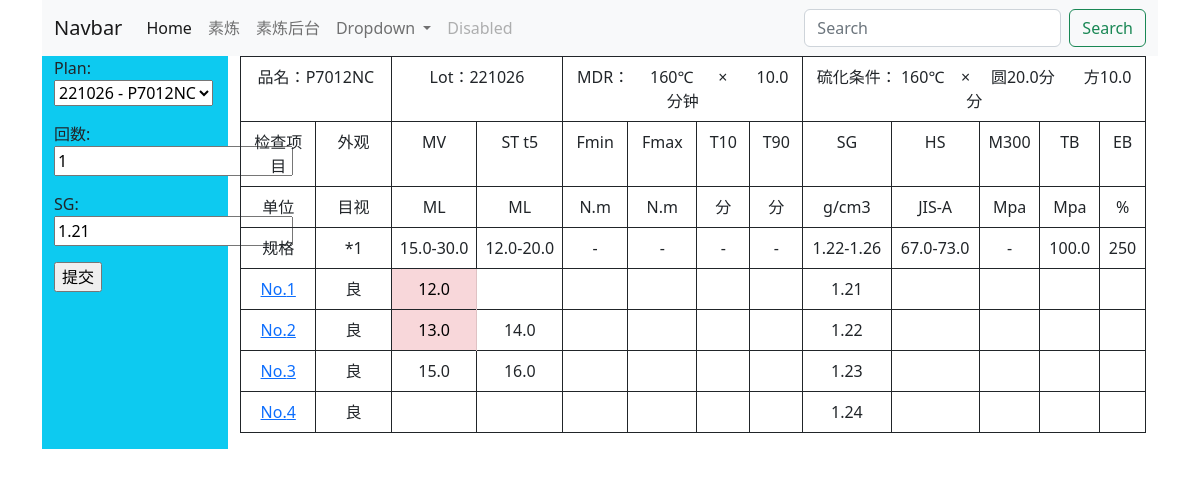
The app's page /mixb/test/5/1/sg/ with its own data.
### mixb/models.py (models this page shows, shortened)
class TestResult(models.Model):
    plan = models.ForeignKey(Schedule, on_delete=models.PROTECT)
    batch = models.IntegerField(null=True, blank=True, verbose_name='回数')
    mv = models.FloatField(null=True, blank=True, verbose_name='门尼值')
    scorch = models.FloatField(null=True, blank=True, verbose_name='焦烧')
    fmin = models.FloatField(null=True, blank=True, verbose_name='Fmin')
    fmax = models.FloatField(null=True, blank=True, verbose_name='Fmax')
    t10 = models.FloatField(null=True, blank=True, verbose_name='T10')
    t90 = models.FloatField(null=True, blank=True, verbose_name='T90')
    sg = models.FloatField(null=True, blank=True, verbose_name='SG')
    hs = models.FloatField(null=True, blank=True, verbose_name='HS')
    m_percent = models.FloatField(null=True, blank=True, verbose_name='M %')
    tb = models.FloatField(null=True, blank=True, verbose_name='TB')
    eb = models.FloatField(null=True, blank=True, verbose_name='EB')
    shipment_status = models.BooleanField(default=False, verbose_name='出货状态')
    class Meta:
        verbose_name = verbose_name_plural = '检查明细'
        ordering = ('batch',)

class Schedule(models.Model):
    lot = models.IntegerField(verbose_name='批号')
    item = models.ForeignKey(Item, on_delete=models.CASCADE, verbose_name='品名')
    batch = models.IntegerField(verbose_name='回数')
    packages = models.IntegerField(verbose_name='框数')
    mix_a_lot = models.CharField(max_length=6, blank=True, verbose_name='A炼批号')
    mix_b_lot = models.CharField(max_length=6, blank=True, verbose_name='B炼批号')
    notes = models.CharField(max_length=255, blank=True, verbose_name='备注')
    created_time = models.DateTimeField(auto_created=True, verbose_name='添加时间')
    etd = models.DateField(blank=True, null=True, verbose_name='发货日')
    def __str__(self):
        return str(self.lot) + " - " + self.item.name
    class Meta:
        verbose_name = verbose_name_plural = '计划'
        ordering = ('-id',)

class Item(models.Model):
    ROTORS = [
        (0, 'ML'),
        (1, 'Ms'),
    ]
    PULL_PERCENT = [
        (0, '300'),
        (1, '100'),
        (2, '50'),
    ]
    PULL_UNIT = [
        (0, 'kgf/cm2'),
        (1, 'Mpa'),
    ]
    customer = models.ForeignKey(Customer, on_delete=models.PROTECT, verbose_name='客户')
    name = models.CharField(max_length=255, verbose_name='品名')
    rotor = models.IntegerField(choices=ROTORS, default=0, verbose_name='转子')
    mv_temperature = models.IntegerField(default=125, blank=True, verbose_name='门尼温度')
    mv_duration = models.CharField(max_length=20, default='1+4', verbose_name='门尼时间')
    scorch_temperature = models.IntegerField(default=125, null=True, blank=True, verbose_name='焦烧温度')
    scorch_type = models.CharField(max_length=20, default='T=5', verbose_name='焦烧类型')
    mdr_temperature = models.IntegerField(null=True, blank=True, verbose_name='MDR温度')
    mdr_duration = models.FloatField(null=True, blank=True, verbose_name='MDR时间')
    vulcanization_temperature = models.IntegerField(null=True, blank=True, verbose_name='硫化温度')
    vulcanization_disc_duration = models.FloatField(null=True, blank=True, verbose_name='圆片时间')
    vulcanization_square_duration = models.FloatField(null=True, blank=True, verbose_name='方片时间')
    m_percent_type = models.IntegerField(choices=PULL_PERCENT, default=0, verbose_name='M%数值')
    m_percent_unit = models.IntegerField(choices=PULL_UNIT, default=0, verbose_name='M%单位')
    tb_unit = models.IntegerField(choices=PULL_UNIT, default=0, verbose_name='TB单位')
    mv = models.CharField(max_length=255, null=True, blank=True, verbose_name='门尼')
    mv_min = models.FloatField(null=True, blank=True, verbose_name='MV最小值')
    mv_max = models.FloatField(null=True, blank=True, verbose_name='MV最大值')
    scorch_min = models.FloatField(null=True, blank=True, verbose_name='焦烧最小值')
    scorch_max = models.FloatField(null=True, blank=True, verbose_name='焦烧最大值')
    fmin_min = models.FloatField(null=True, blank=True, verbose_name='Fmin最小值')
    fmin_max = models.FloatField(null=True, blank=True, verbose_name='Fmin最大值')
    fmax_min = models.FloatField(null=True, blank=True, verbose_name='Fmax最小值')
    fmax_max = models.FloatField(null=True, blank=True, verbose_name='Fmax最大值')
    t10_min = models.FloatField(null=True, blank=True, verbose_name='T10最小值')
    t10_max = models.FloatField(null=True, blank=True, verbose_name='T10最大值')
    t90_min = models.FloatField(null=True, blank=True, verbose_name='T90最小值')
    t90_max = models.FloatField(null=True, blank=True, verbose_name='T90最大值')
    sg_min = models.FloatField(null=True, blank=True, verbose_name='SG最小值')
    sg_max = models.FloatField(null=True, blank=True, verbose_name='SG最大值')
    hs_min = models.FloatField(null=True, blank=True, verbose_name='HS最小值')
    hs_max = models.FloatField(null=True, blank=True, verbose_name='HS最大值')
    m_percent_min = models.FloatField(null=True, blank=True, verbose_name='M%最小值')
    m_percent_max = models.FloatField(null=True, blank=True, verbose_name='M%最大值')
    tb_min = models.FloatField(null=True, blank=True, verbose_name='TB最小值')
    tb_max = models.FloatField(null=True, blank=True, verbose_name='TB最大值')
    eb_min = models.IntegerField(null=True, blank=True, verbose_name='EB最小值')
    eb_max = models.IntegerField(null=True, blank=True, verbose_name='EB最大值')
    class Meta:
        verbose_name = verbose_name_plural = '品名清单'

### mixb/views.py (the view, shortened to what this page needs)
# urls.py: path('test/<int:schedule_id>/<int:batch_no>/sg/', views.test_sg, name='test_sg'),
def test_sg(request, schedule_id, batch_no):
    schedule = get_object_or_404(Schedule, pk=schedule_id)
    try:
        batch_result = TestResult.objects.get(plan=schedule_id, batch=batch_no)
        form = SgForm(initial={'plan': schedule.id, 'batch': batch_no}, instance=batch_result)
        types = 'edit'
    except:
        form = SgForm(request.POST or None, initial={'plan': schedule.id, 'batch': batch_no})
        types = 'create'
    if types == 'edit':
        if request.method == 'POST':
            form = SgForm(request.POST, instance=batch_result)
            if form.is_valid():
                form.save()
                batch_no = int(request.POST['batch'])
                return HttpResponseRedirect(reverse('mixb:test_sg', args=(schedule_id, batch_no+1)))
    context = {
        'form': form,
        'detail': schedule,
    }
    return render(request, 'mixb/test_sg.html', context)

### mixb/forms.py
class SgForm(ModelForm):
    class Meta:
        model = TestResult
        fields = ['plan', 'batch', 'sg']

### mixb/templates/mixb/test_sg.html (shortened to what this page needs)
{% extends 'header.html' %}
{% block content %}
<div class="container">
    <div class="row">
        <div class="col-2 bg-info">
            <form action="" method="post">
                {{ form.as_p }}
                <input type="submit" value="提交">
            </form>
        </div>
        <div class="col-10">
            <table class="table table-bordered text-center table-hover table-bordered border-dark">
                <tr>
                    <td scope="col" colspan="2">品名：{{ detail.item.name }}</td>
                    <td scope="col" colspan="2">Lot：{{ detail.lot }}</td>
                    <td scope="col" colspan="4">MDR：&nbsp;&nbsp;&nbsp;&nbsp;
                        {{ detail.item.mdr_temperature|default_if_none:"-" }}℃&nbsp;&nbsp;&nbsp;&nbsp;&nbsp;&nbsp;×&nbsp;&nbsp;&nbsp;&nbsp;&nbsp;&nbsp;
                        {{ detail.item.mdr_duration|default_if_none:"-" }}分钟
                    </td>
                    <td scope="col" colspan="5">硫化条件：
                        {{ detail.item.vulcanization_temperature|default_if_none:"-" }}℃&nbsp;&nbsp;&nbsp;&nbsp;×&nbsp;&nbsp;&nbsp;&nbsp;
                        圆{{ detail.item.vulcanization_disc_duration|default_if_none:"-" }}分&nbsp;&nbsp;&nbsp;&nbsp;&nbsp;&nbsp;
                        方{{ detail.item.vulcanization_square_duration|default_if_none:"-" }}分
                    </td>
                </tr>
                <tr>
                    <td class="col-1">检查项目</td>
                    <td class="col-1">外观</td>
                    <td class="col-0.9">MV</td>
                    <td class="col-0.9">ST t5</td>
                    <td class="col-0.9">Fmin</td>
                    <td class="col-0.9">Fmax</td>
                    <td class="col-0.9">T10</td>
                    <td class="col-0.9">T90</td>
                    <td class="col-0.9">SG</td>
                    <td class="col-0.9">HS</td>
                    <td class="col-0.9">M300</td>
                    <td class="col-0.9">TB</td>
                    <td class="col-0.9">EB</td>
                </tr>
                <tr>
                    <td>单位</td>
                    <td>目视</td>
                    <td>ML</td>
                    <td>ML</td>
                    <td>N.m</td>
                    <td>N.m</td>
                    <td>分</td>
                    <td>分</td>
                    <td>g/cm3</td>
                    <td>JIS-A</td>
                    <td>Mpa</td>
                    <td>Mpa</td>
                    <td>%</td>
                </tr>
                <tr>
                    <td>规格</td>
                    <td>*1</td>
                    <td>{{ detail.item.mv_min|default_if_none:"" }}-{{ detail.item.mv_max|default_if_none:"" }}</td>
                    <td>{{ detail.item.scorch_min|default_if_none:"" }}-{{ detail.item.scorch_max|default_if_none:"" }}
                    </td>
                    <td>{{ detail.item.fmin_min|default_if_none:"" }}-{{ detail.item.fmin_max|default_if_none:"" }}</td>
                    <td>{{ detail.item.fmax_min|default_if_none:"" }}-{{ detail.item.fmax_max|default_if_none:"" }}</td>
                    <td>{{ detail.item.t10_min|default_if_none:"" }}-{{ detail.item.t10_max|default_if_none:"" }}</td>
                    <td>{{ detail.item.t90_min|default_if_none:"" }}-{{ detail.item.t90_max|default_if_none:"" }}</td>
                    <td>{{ detail.item.sg_min|default_if_none:"" }}-{{ detail.item.sg_max|default_if_none:"" }}</td>
                    <td>{{ detail.item.hs_min|default_if_none:"" }}-{{ detail.item.hs_max|default_if_none:"" }}</td>
                    <td>{{ detail.item.m_percent_min|default_if_none:"" }}-
                    </td>
                    <td>{{ detail.item.tb_min|default_if_none:"" }}
                    </td>
                    <td>{{ detail.item.eb_min|default_if_none:"" }}
                    </td>
                </tr>
                {% for test_result in detail.testresult_set.all %}
                <tr style="height:5px">
                    <td><a href="{% url 'mixb:test' detail.id test_result.batch %}">No.{{ test_result.batch }} </a></td>
                    <td>良</td>
                    {% if test_result.mv < detail.item.mv_min or test_result.mv > detail.item.mv_max %}
                    <td class="table-danger">{{ test_result.mv|default_if_none:"" }}</td>
                    {% else %}
                    <td>{{ test_result.mv|default_if_none:"" }}</td>
                    {% endif %}
                    <td>{{ test_result.scorch|default_if_none:"" }}</td>
                    <td>{{ test_result.fmin|default_if_none:"" }}</td>
                    <td>{{ test_result.fmax|default_if_none:"" }}</td>
                    <td>{{ test_result.t10|default_if_none:"" }}</td>
                    <td>{{ test_result.t90|default_if_none:"" }}</td>
                    <td>{{ test_result.sg|default_if_none:"" }}</td>
                    <td>{{ test_result.hs|default_if_none:"" }}</td>
                    <td>{{ test_result.m_percent|default_if_none:"" }}</td>
                    <td>{{ test_result.tb|default_if_none:"" }}</td>
                    <td>{{ test_result.eb|default_if_none:"" }}</td>
                </tr>
                {% endfor %}
            </table>
        </div>
    </div>
</div>
{% endblock content %}

### records on screen
TestResult: plan "221026 - P7012NC", batch "1", sg "1.21", mv "12.0"
Schedule: item.name "P7012NC", lot "221026", item.mdr_temperature "160", item.mdr_duration "10.0", item.vulcanization_temperature "160", item.vulcanization_disc_duration "20.0", item.vulcanization_square_duration "10.0", item.mv_min "15.0", item.mv_max "30.0", item.scorch_min "12.0", item.scorch_max "20.0", item.sg_min "1.22", item.sg_max "1.26", item.hs_min "67.0", item.hs_max "73.0", item.tb_min "100.0", item.eb_min "250"
TestResult: batch "2", mv "13.0", scorch "14.0", sg "1.22"
TestResult: batch "3", mv "15.0", scorch "16.0", sg "1.23"
TestResult: batch "4", sg "1.24"
